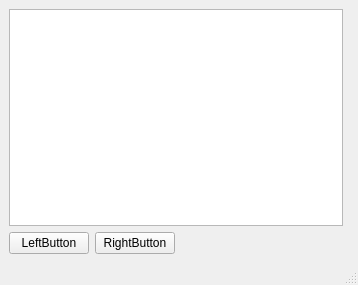
<?xml version="1.0" encoding="UTF-8"?>
<ui version="4.0">
 <class>MainWindow</class>
 <widget class="QMainWindow" name="MainWindow">
  <property name="geometry">
   <rect>
    <x>0</x>
    <y>0</y>
    <width>358</width>
    <height>285</height>
   </rect>
  </property>
  <property name="windowTitle">
   <string>MainWindow</string>
  </property>
  <widget class="QWidget" name="centralwidget">
   <layout class="QVBoxLayout" name="verticalLayout">
    <item>
     <layout class="QHBoxLayout" name="horizontalLayout">
      <item>
       <widget class="QTreeView" name="treeView"/>
      </item>
      <item>
       <widget class="QWidget" name="widget" native="true"/>
      </item>
     </layout>
    </item>
    <item>
     <layout class="QHBoxLayout" name="horizontalLayout_2">
      <item>
       <widget class="QPushButton" name="LeftButton">
        <property name="text">
         <string>LeftButton</string>
        </property>
       </widget>
      </item>
      <item>
       <widget class="QPushButton" name="RightButton">
        <property name="text">
         <string>RightButton</string>
        </property>
       </widget>
      </item>
      <item>
       <spacer name="horizontalSpacer">
        <property name="orientation">
         <enum>Qt::Orientation::Horizontal</enum>
        </property>
        <property name="sizeHint" stdset="0">
         <size>
          <width>40</width>
          <height>20</height>
         </size>
        </property>
       </spacer>
      </item>
     </layout>
    </item>
   </layout>
  </widget>
  <widget class="QMenuBar" name="menubar">
   <property name="geometry">
    <rect>
     <x>0</x>
     <y>0</y>
     <width>358</width>
     <height>17</height>
    </rect>
   </property>
  </widget>
  <widget class="QStatusBar" name="statusbar"/>
 </widget>
 <resources/>
 <connections/>
</ui>
